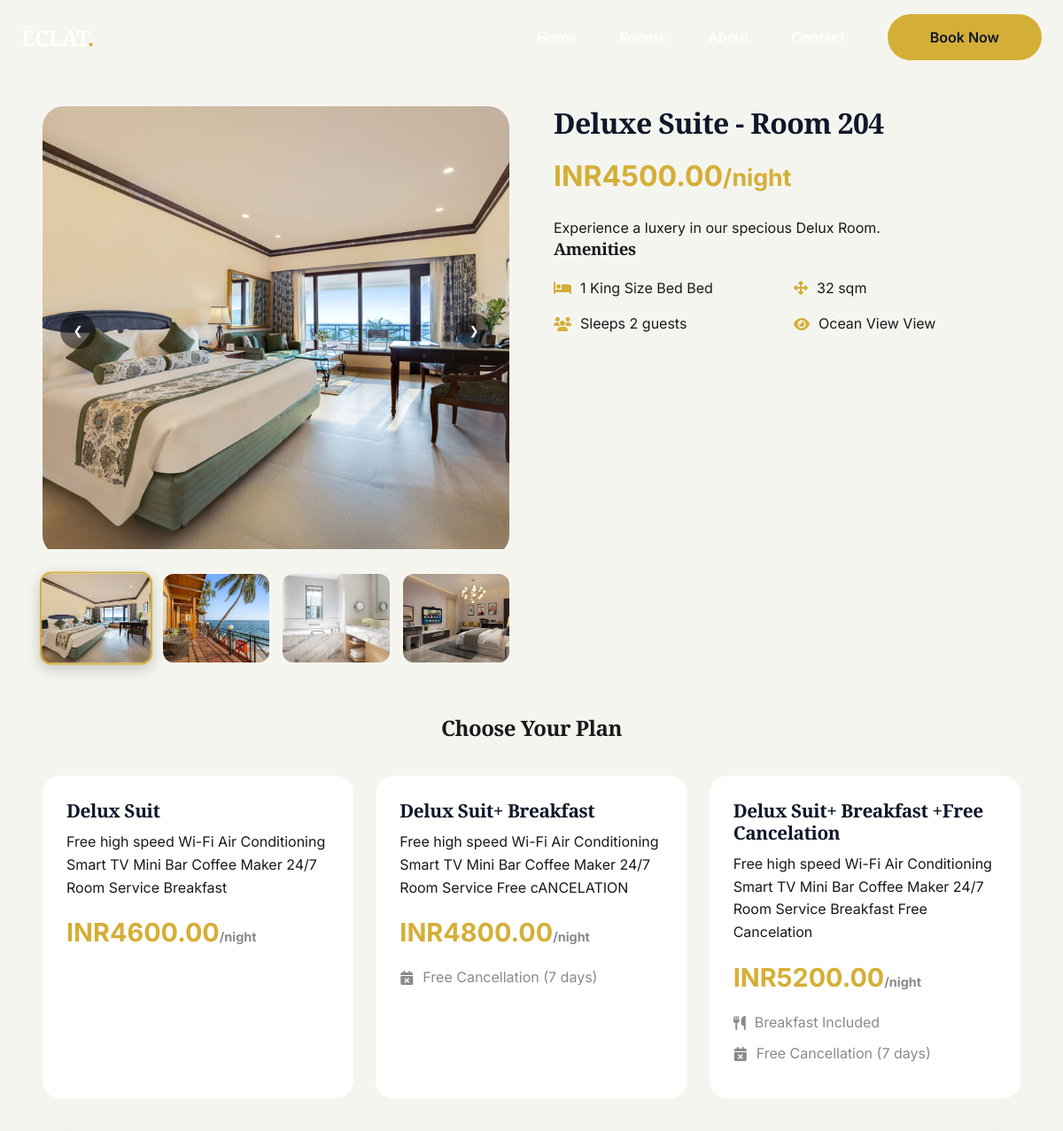
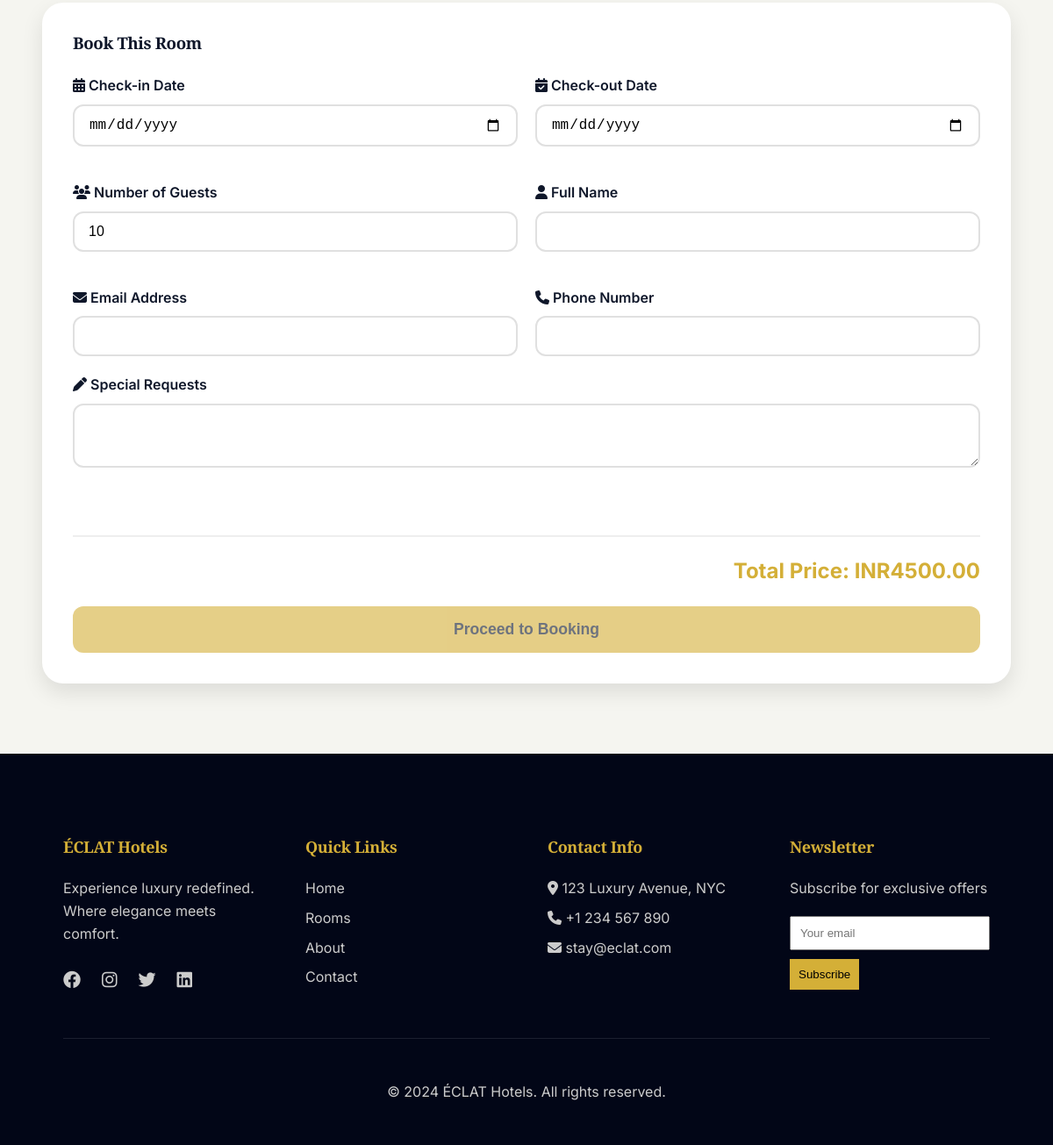
The page /room/1/ on the database its author committed (2 pictures, top to bottom).
### bookings/models.py (models this page shows, shortened)
class Room(models.Model):
    ROOM_TYPES = [
        ('deluxe', 'Deluxe Suite'),
        ('presidential', 'Presidential Suite'),
        ('royal', 'Royal Suite'),
        ('standard', 'Standard Room'),
    ]
    room_type = models.CharField(max_length=50, choices=ROOM_TYPES)
    room_number = models.CharField(max_length=10, unique=True)
    price_base = models.DecimalField(max_digits=10, decimal_places=2)
    capacity = models.IntegerField(validators=[MinValueValidator(1), MaxValueValidator(10)])
    total_inventory = models.IntegerField(default=5, help_text="Total number of rooms of this type available in the hotel")
    description = models.TextField()
    size_sqm = models.IntegerField()
    bed_type = models.CharField(max_length=100)
    view_type = models.CharField(max_length=100)
    created_at = models.DateTimeField(auto_now_add=True)
    amenities=models.TextField(blank=True,null=True,help_text="Free Wi-fi,AC,Smart TV")

class RoomImage(models.Model):
    room = models.ForeignKey(Room, on_delete=models.CASCADE, related_name='images')
    image = models.ImageField(upload_to='rooms/')
    is_primary = models.BooleanField(default=False)
    caption = models.CharField(max_length=200, blank=True)

class RoomPlan(models.Model):
    room = models.ForeignKey(Room, on_delete=models.CASCADE, related_name='plans')
    title = models.CharField(max_length=100)
    price_modifier = models.DecimalField(max_digits=10, decimal_places=2)
    breakfast_included = models.BooleanField(default=False)
    free_cancellation = models.BooleanField(default=False)
    cancellation_days = models.IntegerField(default=0)
    description = models.TextField(blank=True)

### bookings/views.py (the view)
# urls.py: path('room/<int:room_id>/', views.room_detail, name='room_detail'),
def room_detail(request, room_id):
    room = get_object_or_404(Room, id=room_id)
    plans = room.plans.all()
    return render(request, 'room_detail.html', {'room': room, 'plans': plans})

### templates/room_detail.html (shortened to what this page needs)
{% extends 'base.html' %}
{% load static %}
{% block content %}
<div class="room-details-container">
    <div class="container">
        <div class="room-detail-grid">
            <div class="detail-slider">
                <div class="main-slider">
                    <img id="mainImage" src="{{ room.images.first.image.url }}" alt="{{ room.get_room_type_display }}">
                    <button class="slider-nav slider-prev" id="prevImage">❮</button>
                    <button class="slider-nav slider-next" id="nextImage">❯</button>
                </div>
                <div class="thumbnail-grid" id="thumbnailGrid">
                    {% for image in room.images.all %}
                    <img src="{{ image.image.url }}"
                         class="thumbnail {% if forloop.first %}active{% endif %}"
                         data-full-image="{{ image.image.url }}"
                         alt="Room view {{ forloop.counter }}">
                    {% endfor %}
                </div>
            </div>
            <div class="detail-info">
                <h1>{{ room.get_room_type_display }} - Room {{ room.room_number }}</h1>
                <p class="room-price-large">INR{{ room.price_base }}<small>/night</small></p>
                <p>{{ room.description }}</p>
                <h3>Amenities</h3>
                <ul class="amenities-list">
                    <li><i class="fas fa-bed"></i> {{ room.bed_type }} Bed</li>
                    <li><i class="fas fa-arrows-alt"></i> {{ room.size_sqm }} sqm</li>
                    <li><i class="fas fa-users"></i> Sleeps {{ room.capacity }} guests</li>
                    <li><i class="fas fa-eye"></i> {{ room.view_type }} View</li>
                </ul>
            </div>
        </div>
        <h2 style="text-align: center; margin-bottom: 30px;">Choose Your Plan</h2>
        <div class="pricing-options" id="pricingOptions">
            {% for plan in plans %}
            <div class="plan-card"
                 data-plan-id="{{ plan.id }}"
                 data-price="{{ plan.price_modifier|floatformat:2 }}"
                 data-base-price="{{ room.price_base|floatformat:2 }}">
                <h3 class="plan-title">{{ plan.title }}</h3>
                <p>{{ plan.description }}</p>
                <div class="plan-price">
                    INR{{ plan.price_modifier|floatformat:2 }}<small>/night</small>
                </div>
                {% if plan.breakfast_included %}
                <div class="plan-benefit">
                    <i class="fas fa-utensils"></i> Breakfast Included
                </div>
                {% endif %}
                {% if plan.free_cancellation %}
                <div class="plan-benefit">
                    <i class="fas fa-calendar-times"></i> Free Cancellation ({{ plan.cancellation_days }} days)
                </div>
                {% endif %}
            </div>
            {% empty %}
            <div class="plan-card" data-plan-id="" data-price="0">
                <h3 class="plan-title">Room Only</h3>
                <p>Standard rate with no additional benefits</p>
                <div class="plan-price">INR 0<small>/night</small></div>
            </div>
            {% endfor %}
        </div>
        <div class="booking-summary">
            <h3>Book This Room</h3>
            <form id="bookingForm" method="POST" action="/create-booking/">
                <div class="booking-form-grid">
                    <div class="form-group">
                        <label><i class="fas fa-calendar-alt"></i> Check-in Date</label>
                        <input type="date" name="check_in" id="checkIn" required>
                    </div>
                    <div class="form-group">
                        <label><i class="fas fa-calendar-check"></i> Check-out Date</label>
                        <input type="date" name="check_out" id="checkOut" required>
                    </div>
                    <div class="form-group">
                        <label><i class="fas fa-users"></i> Number of Guests</label>
                        <input type="number" name="guests" id="guests" min="1" max="10" value="10" required>
                    </div>
                    <div class="form-group">
                        <label><i class="fas fa-user"></i> Full Name</label>
                        <input type="text" name="guest_name" id="guestName" required>
                    </div>
                    <div class="form-group">
                        <label><i class="fas fa-envelope"></i> Email Address</label>
                        <input type="email" name="guest_email" id="guestEmail" required>
                    </div>
                    <div class="form-group">
                        <label><i class="fas fa-phone"></i> Phone Number</label>
                        <input type="tel" name="guest_phone" id="guestPhone" required>
                    </div>
                </div>
                <div class="form-group">
                    <label><i class="fas fa-pen"></i> Special Requests</label>
                    <textarea name="special_requests" rows="3" style="width: 100%; padding: 12px; border: 2px solid #e0e0e0; border-radius: 12px;"></textarea>
                </div>
                <div id="availabilityStatus" class="availability-status"></div>
                <div class="total-price">
                    Total Price: INR<span id="totalPrice">0</span>
                </div>
                <button type="submit" id="bookNowBtn" class="btn-book-now" disabled>
                    Proceed to Booking
                </button>
            </form>
        </div>
    </div>
</div>
{% endblock %}

### static/css/style.css (style rules this page uses)
:root { --primary: #0f172a; --primary-light: #1e293b; --primary-dark: #020617; --accent: #d4af37; --accent-light: #e8c857; --accent-dark: #b8960f; --white: #ffffff; --off-white: #fefef7; --gray-light: #f5f5f0; --gray-mid: #8a8a8a; --gray-dark: #4a4a4a; --dark: #1a1a1a; --success: #28a745; --error: #dc3545; --warning: #ffc107; --info: #17a2b8; --shadow-sm: 0 5px 15px rgba(0, 0, 0, 0.05); --shadow-md: 0 10px 25px rgba(0, 0, 0, 0.1); --shadow-lg: 0 20px 40px rgba(0, 0, 0, 0.15); --shadow-xl: 0 30px 60px rgba(0, 0, 0, 0.2); --shadow-gold: 0 10px 30px rgba(212, 175, 55, 0.2); --transition-fast: all 0.2s ease; --transition: all 0.3s cubic-bezier(0.4, 0, 0.2, 1); --transition-slow: all 0.5s ease; --radius-sm: 8px; --radius-md: 12px; --radius-lg: 20px; --radius-xl: 28px; --radius-2xl: 35px; --radius-full: 9999px; --spacing-xs: 0.5rem; --spacing-sm: 1rem; --spacing-md: 1.5rem; --spacing-lg: 2rem; --spacing-xl: 3rem; --spacing-2xl: 4rem; --spacing-3xl: 6rem; --text-xs: 0.75rem; --text-sm: 0.875rem; --text-base: 1rem; --text-lg: 1.125rem; --text-xl: 1.25rem; --text-2xl: 1.5rem; --text-3xl: 1.875rem; --text-4xl: 2.25rem; --text-5xl: 3rem; --text-6xl: 3.75rem; }
* { margin: 0; padding: 0; box-sizing: border-box; }
html { scroll-behavior: smooth; overflow-x: hidden; }
body { font-family: 'Inter', 'Segoe UI', sans-serif; background: var(--off-white); color: var(--dark); line-height: 1.6; overflow-x: hidden; font-size: var(--text-base); }
h1, h2, h3, h4, h5, h6 { font-family: 'Playfair Display', Georgia, 'Times New Roman', serif; font-weight: 700; letter-spacing: -0.02em; line-height: 1.2; }
img { max-width: 100%; height: auto; }
.container { width: 100%; padding: 0 var(--spacing-md); margin: 0 auto; }
.slider-prev { left: var(--spacing-sm); }
.slider-next { right: var(--spacing-sm); }
.room-details-container { padding-top: 100px; padding-bottom: var(--spacing-2xl); }
.room-detail-grid { display: grid; grid-template-columns: 1fr; gap: var(--spacing-xl); margin-bottom: var(--spacing-2xl); }
.detail-slider { position: relative; }
.main-slider { position: relative; border-radius: var(--radius-lg); overflow: hidden; margin-bottom: var(--spacing-md); }
.main-slider img { width: 100%; height: 300px; object-fit: cover; }
.thumbnail-grid { display: grid; grid-template-columns: repeat(4, 1fr); gap: var(--spacing-sm); }
.thumbnail { width: 100%; height: 80px; object-fit: cover; border-radius: var(--radius-md); cursor: pointer; transition: var(--transition); }
.thumbnail:hover, .thumbnail.active { transform: scale(1.05); box-shadow: var(--shadow-md); border: 2px solid var(--accent); }
.pricing-options { display: grid; grid-template-columns: 1fr; gap: var(--spacing-lg); margin: var(--spacing-xl) 0; }
.plan-card { background: var(--white); border-radius: var(--radius-lg); padding: var(--spacing-lg); cursor: pointer; transition: var(--transition); border: 2px solid transparent; }
.plan-title { font-size: var(--text-xl); font-weight: 700; color: var(--primary); margin-bottom: var(--spacing-sm); }
.plan-price { font-size: var(--text-2xl); color: var(--accent); font-weight: 700; margin: var(--spacing-md) 0; }
@media (min-width: 768px) { :root { --text-3xl: 2.5rem; --text-4xl: 3rem; --text-5xl: 3.5rem; --spacing-2xl: 5rem; } }
@media (min-width: 768px) { .container { padding: 0 var(--spacing-xl); } }
@media (min-width: 768px) { .room-detail-grid { grid-template-columns: 1fr 1fr; } }
@media (min-width: 768px) { .main-slider img { height: 400px; } }
@media (min-width: 1024px) { :root { --text-3xl: 3rem; --text-4xl: 3.5rem; --text-5xl: 4rem; --text-6xl: 4.5rem; --spacing-2xl: 6rem; --spacing-3xl: 8rem; } }
@media (min-width: 1024px) { .pricing-options { grid-template-columns: repeat(3, 1fr); } }
@media (min-width: 1024px) { .thumbnail { height: 100px; } }

### rows shown on the page
Room: images.first.image (picture), room_type "Deluxe Suite", room_number "204", price_base "4500.00", description "Experience a luxery in our specious Delux Room.", bed_type "1 King Size Bed", size_sqm "32", capacity "2", view_type "Ocean View"
RoomImage: image (picture)
RoomImage: image (picture)
RoomImage: image (picture)
RoomImage: image (picture)
RoomPlan: title "Delux Suit", description "Free high speed Wi-Fi Air Conditioning Smart TV Mini Bar Coffee Maker 24/7 Room Service Breakfast", price_modifier "4600.00"
RoomPlan: title "Delux Suit+ Breakfast", description "Free high speed Wi-Fi Air Conditioning Smart TV Mini Bar Coffee Maker 24/7 Room Service Free cANCELATION", price_modifier "4800.00", cancellation_days "7"
RoomPlan: title "Delux Suit+ Breakfast +Free Cancelation", description "Free high speed Wi-Fi Air Conditioning Smart TV Mini Bar Coffee Maker 24/7 Room Service Breakfast Free Cancelation", price_modifier "5200.00", breakfast_included True (drawn), cancellation_days "7"
